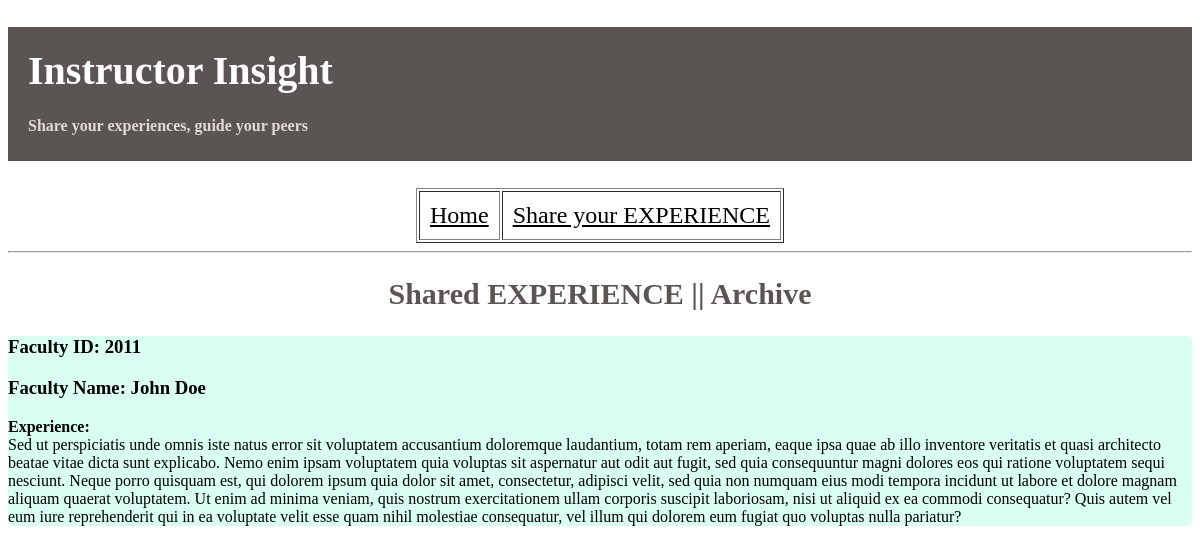
The page / on the database its author committed.
### tables this page shows
CREATE TABLE faculty_info (
    fid INT PRIMARY KEY,
    fname VARCHAR(100) NOT NULL,
    comment TEXT
);

### app.py (the view)
@app.route('/')
def index():
    db_data = db.execute("SELECT * FROM faculty_info LIMIT 10")
    return render_template('index.html', data=db_data)

### templates/index.html
{% extends 'base.html' %}
{% block content %}
<center>
    <h2>Shared EXPERIENCE || Archive</h2>
</center>
{% for faculty in data %}
<div class='message'>
    <h3>Faculty ID: {{faculty['fid'] }}</h3>
    <h3>Faculty Name: {{ faculty['fname'] }}</h3>
    <p><b>Experience:</b><br> {{ faculty['comment'] }}</p>
</div>
{% endfor %}
{% endblock %}

### templates/base.html (shortened to what this page needs)
<!DOCTYPE html>
<head>
</head>
<body>
    <h1>Instructor Insight
        <br>
        <font size="3px" color="#E2DBD4">Share your experiences, guide your peers</font>
    </h1>
    <center>
        <table border="1" <tr>
            <td><a href="{{ url_for('index') }}"> Home</a></td>
            <td><a href="{{ url_for('create') }}">Share your EXPERIENCE</a></td>
        </table>
    </center>
    <hr>
    <div class="content">
        {% block content %}
        {% endblock %}
    </div>
</body>
</html>

### templates/base.html (style rules this page uses)
body { background-color: white; }
h1 { color: #FFFEFD; font-size: 2.5em; background-color: #5A5452; padding: 20px; }
h2 { color: #5A5452; font-style: bold; font-size: 30px; text-decoration: none; }
a { color: black; font-size: 1.5em; border-radius: 5px; }
td { padding: 10px; }
.message { background-color:#D8FFF2; border-radius: 5px; }

### rows shown on the page
faculty_info: fid "2011", fname "John Doe", comment "Sed ut perspiciatis unde omnis iste natus error sit voluptatem accusantium doloremque laudantium, totam rem aperiam, eaque ipsa quae ab illo inventore veritatis et quasi architecto beatae vitae dicta sunt explicabo. Nemo enim ipsam voluptatem quia voluptas sit aspernatur aut odit aut fugit, sed quia consequuntur magni dolores eos qui ratione voluptatem sequi nesciunt. Neque porro quisquam est, qui dolorem ipsum quia dolor sit amet, consectetur, adipisci velit, sed quia non numquam eius modi tempora incidunt ut labore et dolore magnam aliquam quaerat voluptatem. Ut enim ad minima veniam, quis nostrum exercitationem ullam corporis suscipit laboriosam, nisi ut aliquid ex ea commodi…"
